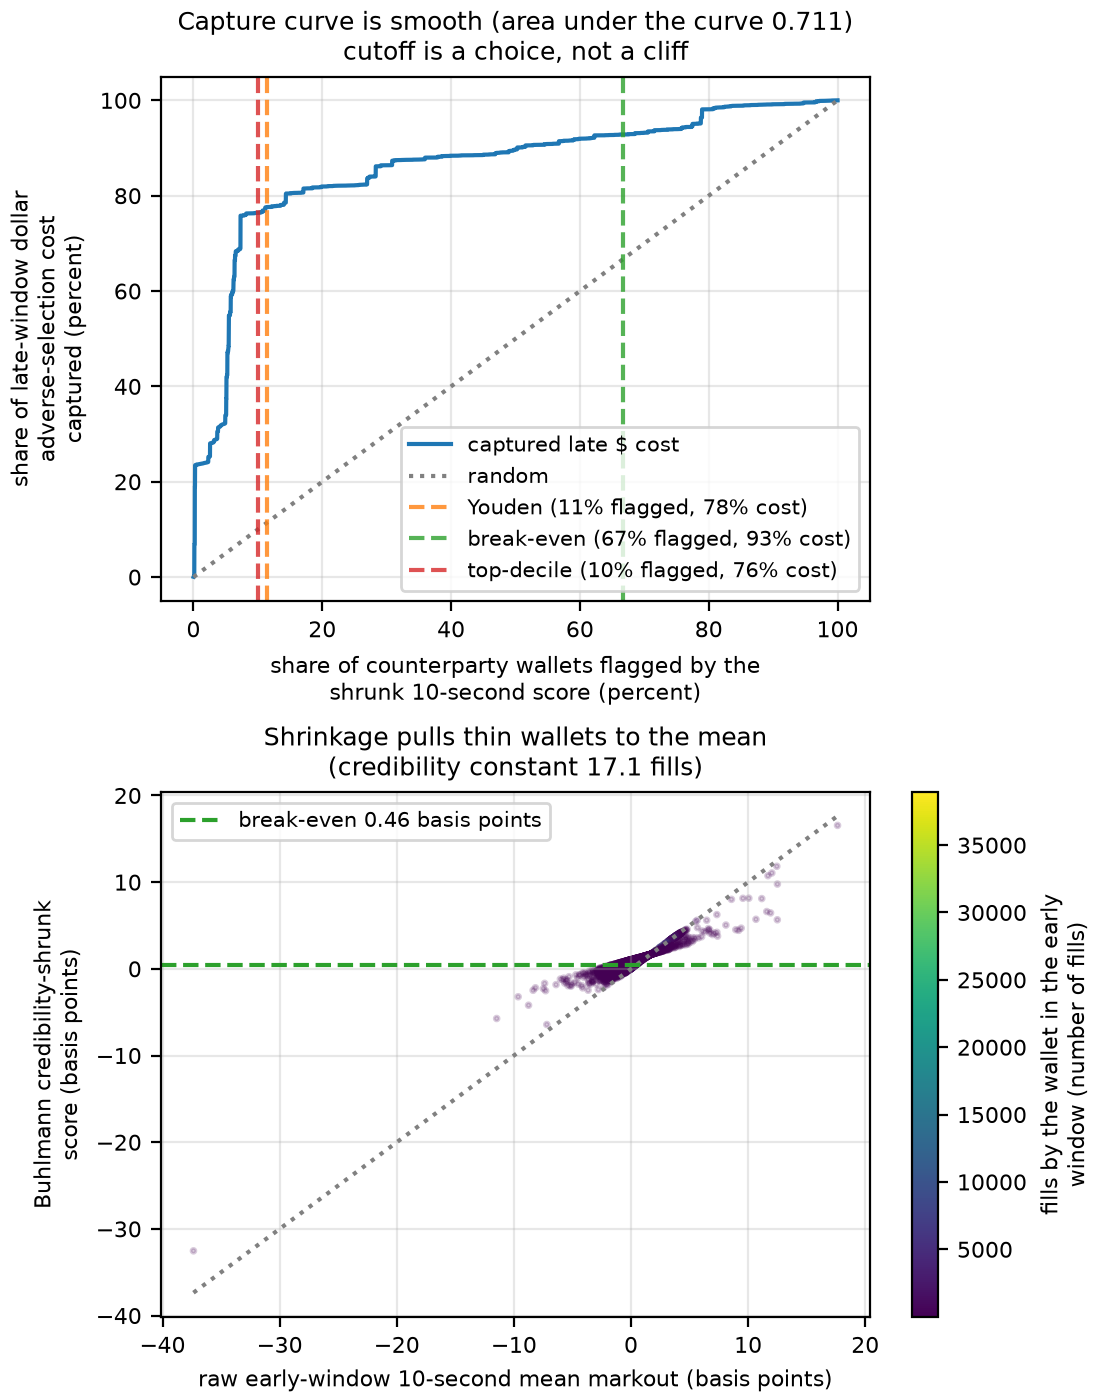

Write the Python code that produced this figure.
#!/usr/bin/env python3
"""
Counterparty adverse selection on Hyperliquid | Author: Dmitry Stakhin | Date: 2026-08-03
References: Hyperliquid Level-4 order-book data, Zenodo 18184441 (Albers et al. 2026).

A hard, principled toxic/not classifier (replaces the flat top-decile cut).

Three ingredients, all at the score horizon settings.py names as the headline one and
read here as headline_mid_col(); the window is never typed in this file:
  1. SHRINKAGE score (Buhlmann credibility): tau* = w_i*mean_i + (1-w_i)*mu,
     w_i = n_i/(n_i+n0), n0 = within-wallet var / between-wallet var (estimated, not tuned).
     Thin wallets are pulled to the population mean so a few lucky fills can't look extreme.
  2. SIGNIFICANCE: per-wallet z = mean_i / SE_i (SE from the wallet's own fill variance). A wallet
     is a toxic CANDIDATE only if its early score is significantly > 0 given its fill count.
  3. THRESHOLD by OUT-OF-SAMPLE VALIDITY: the early shrunk score predicts which wallets are in the
     costliest late-window decile (ROC/AUC, Youden's J cutoff), cross-checked against an ECONOMIC
     break-even cutoff (markout > maker half-spread income + rebate => unprofitable to serve).
     The captured-cost-vs-flagged-fraction curve is reported so the conclusion is not knife-edge.

NO LOOKAHEAD: the score and every threshold are chosen on the EARLY half; the LATE half is the
prediction target only. The halves are cut by settings.split_early_late over the days the input
carries, which on this December window resolves to days 4-8 and 9-13. Placebo (shuffle late
labels) must give AUC ~0.5. The break-even line obeys the same rule since 2026-08-05: the median
spread it is built from is taken over the EARLY half, where it used to be taken over the whole
window, so both sides of that comparison now know the same days. What the Youden cutoff still
carries is a different matter and is declared rather than repaired here: it is the argmax of a
search scored against the late half, and checks/chk_decision_lookahead.py holds the entry.

Liquidation negative-control anchor: forced liquidations are a known non-toxic class, but the
liquidation flag was dropped at npz-persist and is ~0% on BTC/ETH (they concentrate in alts), so that
specificity check is deferred to a targeted re-pull (documented limitation, per the pre-registration).

Inputs (local, de-id): quickwin_markouts_mid.npz.
Outputs: ws2_hard_classifier_results.json, ws2_hard_classifier.png.
"""
import os
import sys

import numpy as np

# artifact.py, settings.py and the other shared modules sit in the
# repository root, one directory up from this group, so the path is built
# from this file's own location and never from the working directory the
# run happens to start in.
_CODE_DIR = os.path.dirname(os.path.dirname(os.path.abspath(__file__)))
if _CODE_DIR not in sys.path:
    sys.path.insert(0, _CODE_DIR)

import artifact
import panel_io as P
import settings as H

HERE = os.path.dirname(os.path.abspath(__file__))
# The two artifacts this file writes, named once. A verification pass re-points these
# and nothing else, which is what lets the module be re-run without copying it.
# Located by panel_io rather than joined here, so the one place that knows where the
# markout panels live is the one place that has to change if they move.
IN_NPZ = os.path.join(P.data_root(), "quickwin_markouts_mid.npz")
OUT_JSON = os.path.join(HERE, "ws2_hard_classifier_results.json")
OUT_PNG = os.path.join(HERE, "ws2_hard_classifier.png")
# The early and late halves are DERIVED from the days the input actually carries, by
# settings.split_early_late, and are never day-of-month sets typed here. The two forms
# agree on this file's input and only on it: quickwin_markouts_mid.npz runs 4 to 13, so
# the rule returns 4-8 and 9-13, the sets this file used to declare. On a window that
# begins on the 6th the typed sets would cut a three-day half against a seven-day one.
# Minimum fills per wallet in EACH half. This is the LOOSEST rung of
# settings.RANK_FLOOR_SENSITIVITY, well below the declared RANK_FLOOR_FILLS of 50, and
# settings.py says plainly what that costs: at a 10-fill floor the measured split-half
# reliability is about 0.33 to 0.39, so most of a disattenuated score is the correction
# rather than the signal. Shrinkage is the answer this file gives to that -- a thin
# wallet is pulled to the population mean instead of being trusted -- but the floor is a
# deviation from the declaration and is recorded as an override, not inherited quietly.
# READ from settings.py and never typed. The declaration returns the same 10 this file
# has always run, so reading it moves no p and no AUC; what it removes is the second home
# the number used to have. The spelling `K` was in no alias list of the settings gate
# until 2026-07-31, so this site had never been counted anywhere.
K = H.wallet_fill_floor("ws2_hard_classifier", "both_halves")
# No seed literal lives here any more. The one random stream this file draws comes from
# settings.MASTER_SEED and the name of what it is drawing for, through settings.rng. This
# file used to declare 20260619, which is not the declared seed, so its p-value could not
# be compared with any other script's: a difference between two p-values would have been
# a difference of seeds as much as of statistics.
# Label-permutation draws, READ from settings.py and never typed. The budget fixes the
# p-value floor at 1/(N+1), and a p reported at the floor says only that no draw beat the
# observed value: the true p is unknown below that point. At the 200 draws this file used
# to declare, the floor was 0.00498 and the single AUC p below sat exactly on it, so the
# artifact reported a bound and not a measurement. settings.N_PERM is computed from the
# level, the family size and the margin rather than chosen, so the floor follows them.
N_PERM = H.N_PERM


def auc_mannwhitney(score, label):
    """AUC = P(score of a positive > score of a negative). Rank-based."""
    order = np.argsort(score, kind="stable")
    ranks = np.empty(score.size); ranks[order] = np.arange(1, score.size + 1)
    # average ties
    s = score[order]; i = 0
    while i < s.size:
        j = i
        while j + 1 < s.size and s[j + 1] == s[i]:
            j += 1
        if j > i:
            ranks[order[i:j + 1]] = (i + 1 + j + 1) / 2.0
        i = j + 1
    n1 = label.sum(); n0 = label.size - n1
    if n1 == 0 or n0 == 0:
        return np.nan
    return float((ranks[label == 1].sum() - n1 * (n1 + 1) / 2) / (n1 * n0))


def main():
    t0 = artifact.start_clock()
    # panel_io names the producer to run when the file is absent, so that message
    # is written once for the whole tree; the load itself stays here because
    # build.py derives this script's input edge from the argument of np.load.
    P.require_present("mid", IN_NPZ)
    z = np.load(IN_NPZ)
    taker = np.asarray(z["taker_id"], np.int64); coin = np.asarray(z["coin"], np.int8)
    day = np.asarray(z["day"], np.int16)
    mo = P.score(z, "mid")                 # headline window and mid lens, settings.py
    notl = np.asarray(z["notional"], np.float64); spread = np.asarray(z["spread_entry_bps"], np.float64)
    n = taker.size
    unit = taker * 4 + coin.astype(np.int64); nu = int(unit.max()) + 1
    early_days, late_days = H.split_early_late(np.unique(day))
    ie = np.isin(day, list(early_days)); il = np.isin(day, list(late_days))

    def wallet_stats(mask):
        fin = mask & np.isfinite(mo)
        cnt = np.bincount(unit[fin], minlength=nu).astype(float)
        s1 = np.bincount(unit[fin], weights=mo[fin], minlength=nu)
        s2 = np.bincount(unit[fin], weights=mo[fin] ** 2, minlength=nu)
        with np.errstate(invalid="ignore", divide="ignore"):
            mean = np.where(cnt > 0, s1 / np.maximum(cnt, 1), np.nan)
            var = np.where(cnt > 1, (s2 - cnt * mean ** 2) / np.maximum(cnt - 1, 1), np.nan)
        # late-window per-dollar cost for the label
        snt = np.bincount(unit[mask], weights=notl[mask], minlength=nu)
        cost = np.where(snt > 0, np.where(np.isfinite(mean), mean, 0) * snt, np.nan)  # $ adverse-selection
        return cnt, mean, var, cost

    e_cnt, e_mean, e_var, _ = wallet_stats(ie)
    l_cnt, l_mean, l_var, l_cost = wallet_stats(il)

    elig = (e_cnt >= K) & (l_cnt >= K) & np.isfinite(e_mean) & np.isfinite(l_mean)
    idx = np.where(elig)[0]
    em = e_mean[idx]; ev = e_var[idx]; ec = e_cnt[idx]
    lm = l_mean[idx]; lc = l_cost[idx]

    # ---- 1. Buhlmann shrinkage on the EARLY score ----
    mu = float(np.average(em, weights=ec))                     # population mean (fill-weighted)
    var_within = float(np.average(ev[np.isfinite(ev)], weights=ec[np.isfinite(ev)]))  # mean sampling var per fill
    var_between = float(np.var(em) - var_within / np.mean(ec))  # between-wallet var (noise-corrected)
    var_between = max(var_between, 1e-9)
    n0 = var_within / var_between                              # credibility constant (estimated)
    w = ec / (ec + n0)
    tau_star = w * em + (1 - w) * mu

    # ---- 2. per-wallet significance (one-sided z that mean>0) ----
    se = np.sqrt(np.where(ec > 0, ev / ec, np.inf))
    zscore = np.where(se > 0, em / se, 0.0)
    n_sig_toxic = int(np.sum(zscore > 1.645))                  # p<0.05 one-sided, raw score>0

    # ---- 3a. threshold by OOS validity: predict costliest late decile ----
    late_cost_pos = np.where(np.isfinite(lc), lc, 0.0)
    lab = (late_cost_pos >= np.quantile(late_cost_pos, 0.90)).astype(int)  # costliest late decile
    auc_shrunk = auc_mannwhitney(tau_star, lab)
    auc_raw = auc_mannwhitney(em, lab)
    # placebo: shuffle labels
    rng = H.rng("ws2", "auc_placebo", K)
    auc_perm = np.array([auc_mannwhitney(tau_star, rng.permutation(lab)) for _ in range(N_PERM)])
    auc_p = float((np.sum(auc_perm >= auc_shrunk) + 1) / (N_PERM + 1))

    # Youden's J cutoff on tau_star
    thr_grid = np.quantile(tau_star, np.linspace(0.5, 0.995, 60))
    best_j, thr_youden = -1, None
    for t in thr_grid:
        pred = tau_star >= t
        tp = np.sum(pred & (lab == 1)); fn = np.sum(~pred & (lab == 1))
        fp = np.sum(pred & (lab == 0)); tn = np.sum(~pred & (lab == 0))
        tpr = tp / max(tp + fn, 1); fpr = fp / max(fp + tn, 1)
        if tpr - fpr > best_j:
            best_j, thr_youden = tpr - fpr, float(t)

    # ---- 3b. economic break-even cutoff: markout > half-spread income + rebate ----
    # THE MEDIAN IS TAKEN ON THE EARLY HALF, THE HALF THE DECISION IS TAKEN ON. It used to
    # be taken over every finite row of the window while the score it is compared with is
    # the early-half shrunk score, so one side of the comparison knew days nine to thirteen
    # and the other did not. A maker standing on day four does not hold a median over ten
    # days, and a line built from one is drawn after the fact.
    #
    # What the repair costs, measured on 2026-08-05 rather than assumed small: the finite
    # spread column has 2,478,215 rows over the window and 1,244,769 in the early half, and
    # their medians are 0.301482 and 0.315075 basis points, so the break-even line moves
    # from 0.4507 to 0.4575, which is 1.51 percent of itself. The DIRECTION is the part that
    # matters. The whole-window line sat BELOW the causal one, so it declared unprofitable a
    # band of wallets whose score falls between the two, and every one of them is a wallet a
    # maker could not have refused on the day the flag fires: 3,708 of the 5,539 eligible
    # units were flagged on the old line against 3,696 on this one.
    half_spread = float(np.median(spread[ie & np.isfinite(spread)]) / 2.0)
    rebate = 0.3
    breakeven_bps = half_spread + rebate
    # flagged as "unprofitable to serve" if the (shrunk) early score exceeds break-even
    n_econ_toxic = int(np.sum(tau_star >= breakeven_bps))

    # ---- capture curve: flagged fraction -> share of late $ cost captured (smoothness) ----
    order = np.argsort(-tau_star)
    lc_pos = np.where(np.isfinite(lc) & (lc > 0), lc, 0.0)[order]
    total_cost = lc_pos.sum()
    cum = np.cumsum(lc_pos) / total_cost if total_cost > 0 else np.zeros_like(lc_pos)
    fracs = np.arange(1, order.size + 1) / order.size
    def capture_at(frac):
        k = max(int(frac * order.size), 1)
        return float(cum[k - 1])
    curve = {f"{int(fr*100)}pct": capture_at(fr) for fr in (0.05, 0.10, 0.20, 0.30, 0.50)}
    frac_youden = float(np.mean(tau_star >= thr_youden))
    frac_econ = float(np.mean(tau_star >= breakeven_bps))

    # What every number in this file was computed under. It used to sit in the payload
    # as a top-level key, which is a third placement of one record; artifact.write is
    # the single place that stamps it.
    settings_used = dict(
        h=H.HEADLINE_HORIZON_S, lens="mid",
        master_seed=H.MASTER_SEED,
        n_perm=N_PERM,
        n_boot=None,
        rank_floor_fills=K,
        persistence_floor_fills=None,
        whale_drop_k=None,
        fdr_alpha=None,
        early_late_split=(
            f"settings.split_early_late over the days present: "
            f"early {list(early_days)}, late {list(late_days)}"),
        p_floor=H.p_floor(N_PERM),
        overrides_note=(
            "rank_floor_fills 10, the loosest rung of settings.RANK_FLOOR_SENSITIVITY "
            "and NOT the declared 50: at ten fills a per-wallet mean is mostly noise, "
            "which is why this file shrinks thin wallets to the population mean rather "
            "than ranking them raw; master_seed is settings.MASTER_SEED and is stated "
            "as a CONFIRMATION rather than a deviation, the placebo stream being "
            "derived from it and the name of the draw through settings.rng, where "
            "this file used to declare 20260619; n_perm is settings.N_PERM and is "
            "likewise stated as a CONFIRMATION "
            "rather than a deviation, so the floor is 1/(N_PERM+1) and not the "
            "0.00498 the earlier 200-draw artifact reported; no bootstrap is drawn, "
            "so n_boot does not apply; there is one "
            "test here, not a family, so no FDR level applies, and no whale-drop arm "
            "runs. The halves are cut by settings.split_early_late over the days "
            "present, which on this input returns the same 4-8 / 9-13 the file "
            "used to type"),
        )

    # What the numbers cover. The unit is the wallet-coin pair, eligible only when it
    # clears the fill floor in BOTH halves, so the population states that and not the
    # row count alone.
    days_present = np.unique(day)
    scope_block = {
        "population": (f"{n:,} fills of the book-mid panel aggregated to wallet-coin "
                       f"units; {idx.size:,} units are eligible, needing at least "
                       f"{K} fills in EACH half with a finite mean in both"),
        "window": (f"{days_present.size} days present in the input, day-of-month "
                   f"{days_present.min()}-{days_present.max()}, split early "
                   f"{list(early_days)} against late {list(late_days)}"),
        "coins": [H.coin_labels("quickwin")[c]
                  for c in sorted(H.coin_labels("quickwin"))],
    }

    results = {
        "score_horizon_s": H.HEADLINE_HORIZON_S,
        "score_column": H.headline_mid_col(),
        "K": K, "n_eligible": int(elig.sum()),
        "shrinkage": {"mu_bps": mu, "var_within": var_within, "var_between": var_between,
                      "n0_credibility": n0, "mean_weight": float(np.mean(w))},
        "significance": {"n_sig_toxic": n_sig_toxic, "frac_sig_toxic": float(n_sig_toxic / idx.size)},
        "oos_validity": {"auc_shrunk": auc_shrunk, "auc_raw_meanscore": auc_raw,
                         "auc_placebo_mean": float(np.mean(auc_perm)), "auc_p": auc_p,
                         "auc_p_floor": H.p_floor(N_PERM),
                         # True means no shuffled-label draw reached the observed AUC, so
                         # the p is the budget's smallest expressible value.
                         "auc_p_is_floor": bool(H.p_is_floored(auc_p, N_PERM)),
                         "youden_threshold_bps": thr_youden, "youden_flag_fraction": frac_youden},
        "economic": {"median_half_spread_bps": half_spread, "rebate_bps": rebate,
                     "breakeven_bps": breakeven_bps, "n_econ_toxic": n_econ_toxic,
                     "econ_flag_fraction": frac_econ},
        "capture_curve_share_of_late_cost": curve,
        "capture_at_youden": capture_at(frac_youden), "capture_at_econ": capture_at(frac_econ),
        "liquidation_anchor": "DEFERRED - flag dropped at npz-persist and ~0% on BTC/ETH; needs targeted re-pull",
        "interpretation": (
            "Toxic/not is now a principled rule, not a flat decile: a Buhlmann-shrunk "
            f"{H.HEADLINE_HORIZON_S}s score "
            "(thin wallets pulled to the mean), a per-wallet significance filter, and a cutoff set by "
            "out-of-sample validity (AUC predicting the costliest late decile) and by economic "
            "break-even (markout above half-spread+rebate = unprofitable to serve). The captured-cost "
            "curve is smooth, so the conclusion does not hinge on an exact percentile.")
    }
    print(f"[ws2] eligible wallets={idx.size}, n0(credibility)={n0:.2f}, mu={mu:.3f}bps, mean w={np.mean(w):.3f}")
    print(f"[ws2] significantly toxic (z>1.645, mean>0): {n_sig_toxic} ({100*n_sig_toxic/idx.size:.1f}%)")
    print(f"[ws2] OOS AUC (shrunk)={auc_shrunk:.3f} raw={auc_raw:.3f} "
          f"placebo={np.mean(auc_perm):.3f} p={auc_p:.5f}"
          + (f"  [FLOOR: no draw of {N_PERM} reached the observed AUC, so this p is the "
             f"budget's smallest value, not a measurement]"
             if H.p_is_floored(auc_p, N_PERM) else ""))
    print(f"[ws2] Youden cutoff={thr_youden:.3f}bps -> flags {100*frac_youden:.1f}% wallets, captures {100*capture_at(frac_youden):.1f}% of late cost")
    print(f"[ws2] economic break-even={breakeven_bps:.2f}bps (half-spread {half_spread:.2f}+rebate {rebate}) -> flags {100*frac_econ:.1f}%, captures {100*capture_at(frac_econ):.1f}%")
    print(f"[ws2] capture curve: " + ", ".join(f"{k}:{100*v:.0f}%" for k, v in curve.items()))

    # The output name and directory still come from the module-level OUT_JSON, so a
    # caller that redirects that constant redirects the whole write, as before.
    artifact.write(os.path.basename(OUT_JSON), results,
                   script=__file__, inputs=[IN_NPZ], scope=scope_block,
                   settings=settings_used, started=t0,
                   out_dir=os.path.dirname(OUT_JSON))
    print(f"[ws2] wrote {os.path.basename(OUT_JSON)}")

    draw(results, OUT_PNG, series={"flagged_fraction": fracs, "captured_share": cum,
                                   "raw_early_mean_bps": em, "shrunk_score_bps": tau_star,
                                   "early_fill_count": ec})


def _pyplot():
    """Return pyplot, or refuse in words and exit non-zero. Never a silent success.

    The refusal is the point. A catch that printed "plot skipped" and returned zero is
    an error that reads as success, which is the direction that travels: on 2026-08-02
    this node wrote a correct results file, could not import matplotlib under the short
    launch form, said so in one line and exited zero, and the figure beside it stayed two
    days old with the pre-fix AUC and threshold drawn on it.
    """
    try:
        import matplotlib
    except ImportError as e:
        raise SystemExit(
            f"[ws2] REFUSED to draw the figure: {e}. This tree is launched with\n"
            "  uv run --no-project --with-requirements requirements.txt python3 <script>\n"
            "and the short --with numpy form resolves no matplotlib at all. Exiting "
            "non-zero on purpose: a figure that was not drawn must not read as a run "
            "that finished.")
    matplotlib.use("Agg")
    import matplotlib.pyplot as plt
    return plt


# The five per-wallet series the figure draws and the results file does NOT carry, named
# here once so the refusal below can name them rather than say "some data is missing".
PLOT_SERIES = ("flagged_fraction", "captured_share",
               "raw_early_mean_bps", "shrunk_score_bps", "early_fill_count")


def draw(results, out_png, series):
    """Draw the two-panel classifier figure. Scalars from `results`, curves from `series`.

    Every scalar the figure prints -- the AUC, both cutoffs, the captured shares, the
    credibility constant, the score window -- is read out of the results payload, so those
    cannot drift from the artifact. The two panels also need five per-wallet series that
    the payload does not carry, and `series` is where a full run hands them over.

    Why they are not written to the artifact, measured rather than assumed: the five run
    to one value per eligible wallet-coin unit, 5539 of them on the December window, and
    JSON-encoding them adds 481,650 bytes to a results file that is 5,123 bytes today.
    The node's own recorded runtime is 2.798 seconds. Paying a ninety-fold growth of a
    results file to save under three seconds of recompute is the wrong trade, so this is
    the one figure of the four with no pure-reader path: its two sisters, ws1_plot.py and
    ws3_plot.py, redraw from their artifacts alone, and this one is drawn where the
    arrays are. What the results file does NOT carry is named in PLOT_SERIES rather than
    left to be discovered, because a figure drawn from a reduced set of series would be a
    different figure wearing this one's file name.
    """
    plt = _pyplot()
    fracs = series["flagged_fraction"]; cum = series["captured_share"]
    em = series["raw_early_mean_bps"]; tau_star = series["shrunk_score_bps"]
    ec = series["early_fill_count"]
    h = results["score_horizon_s"]
    auc_shrunk = results["oos_validity"]["auc_shrunk"]
    frac_youden = results["oos_validity"]["youden_flag_fraction"]
    frac_econ = results["economic"]["econ_flag_fraction"]
    breakeven_bps = results["economic"]["breakeven_bps"]
    n0 = results["shrinkage"]["n0_credibility"]
    cuts = [(frac_youden, "Youden", "C1", results["capture_at_youden"]),
            (frac_econ, "break-even", "C2", results["capture_at_econ"]),
            (0.10, "top-decile", "C3",
             results["capture_curve_share_of_late_cost"]["10pct"])]

    # THE CANVAS IS THE PRINTED SIZE, NOT A SCREEN SIZE SHRUNK ON THE WAY IN. This figure
    # was drawn twelve inches wide and the report placed it at the 105 mm the template
    # calls a sensible width for our column, so everything on it was reduced to 0.34 of
    # itself on the way to the page. Measured off the old image rather than reasoned
    # about: axis labels left at the default ten points arrived at 3.4 and the legend at
    # 2.8, beside body text of eleven, and the drawn box of the left panel, 12.8 by 10.6
    # cm of canvas, arrived at 4.4 by 3.7. Nothing in the drawing was wrong and every
    # scale on it was unreadable, which is a figure failing on legible scales
    # without one wrong number anywhere. So the type sizes below are stated in the points
    # they are meant to be READ at, and the canvas is 5.5 inches wide, which is the width
    # of the template's text block: placed at natural size one drawn point is one printed
    # point, and squeezed to the 105 mm column the axis labels still come out at 6 points
    # and the legend at 5.6.
    FIG_W_IN, FIG_H_IN, FIG_DPI = 5.5, 7.0, 200
    FS_AXIS, FS_TITLE, FS_LEGEND, FS_CBAR = 8, 9, 7.5, 8
    # STACKED RATHER THAN SIDE BY SIDE, and that follows from the width instead of from
    # taste. Two panels sharing 5.5 inches get a column of 6.98 cm each, and the side
    # label with its tick numbers takes 2.03 cm of that on this layout, so under 5 cm of
    # drawn box is left, against the 6 cm the template sets as the smallest side a figure
    # may have. A side-by-side pair at print size fails that rule. One above the other
    # each panel keeps the whole width, and the boxes this file actually draws measure
    # 9.02 by 6.67 cm -- counted off the saved image at its 200 dots per inch, not
    # predicted -- so both sides clear the rule when the report places the figure at its
    # own 5.5 inches. Placed instead at the 105 mm the template calls a sensible column
    # width the panels come back to 6.8 by 5.0 cm and the short side fails again, so the
    # placement that goes with this canvas is natural size and it is not a free choice.
    # THE COLOUR BAR GETS A COLUMN OF THE GRID, NOT A SLICE OF THE PANEL IT BELONGS TO.
    # Asked for the ordinary way it is cut out of the lower panel and out of that panel
    # only, which leaves the two stacked plot boxes ending at different places on the
    # right. Side by side nobody sees that; one above the other it reads as two figures
    # that happened to be filed together. A narrow second column, empty on the upper row,
    # holds both panels to the same width by construction rather than by adjustment.
    # CONSTRAINED LAYOUT AND NOT tight_layout, and the reason is the line above rather
    # than a preference. tight_layout cannot place an axes that holds a colour bar: run
    # with it on 2026-08-08 this figure printed "Axes that are not compatible with
    # tight_layout" and then drew what that means -- the vertical label of the upper
    # panel cut off at the left edge of the sheet, its horizontal label sitting on top
    # of the lower panel's title, and the colour bar's own label cut off at the right.
    # The warning is the useful kind, since it names the defect before the reader sees
    # it; what is not safe is to keep the call and read the warning as noise.
    fig = plt.figure(figsize=(FIG_W_IN, FIG_H_IN), constrained_layout=True)
    gs = fig.add_gridspec(2, 2, width_ratios=[28, 1], wspace=0.06)
    ax1 = fig.add_subplot(gs[0, 0])
    ax2 = fig.add_subplot(gs[1, 0])
    cax = fig.add_subplot(gs[1, 1])
    ax1.plot(fracs * 100, cum * 100, "-", color="C0", label="captured late $ cost")
    ax1.plot([0, 100], [0, 100], ":", color="grey", label="random")
    for frac, name, col, captured in cuts:
        ax1.axvline(frac * 100, ls="--", color=col, alpha=0.8,
                    label=f"{name} ({frac*100:.0f}% flagged, {100*captured:.0f}% cost)")
    # THE UNIT SITS IN PARENTHESES AND NOTHING ELSE DOES. Both labels used to carry
    # "percent" after a comma, and the horizontal one then spent its parentheses on the
    # score the ranking is taken by. The report template asks the opposite: "If including
    # units in the label, present them within parentheses." So the qualifier moves out
    # into the sentence and the unit moves in, which also stops a reader from reading
    # "(by the shrunk 10-second score)" as the scale the axis is counted in.
    # THE LINE BREAKS ARE PART OF THE PRINT SIZE AND CARRY NO WORDS OF THEIR OWN. Every
    # label here says exactly what it said on the twelve-inch canvas. What changed is the
    # box it has to fit inside: 12.8 by 10.6 cm of canvas then, 9.02 by 6.67 now. Set on
    # one line at eight points and measured with the renderer rather than guessed, the
    # side label of this panel runs 9.74 cm along a side 6.67 cm long and the label under
    # it runs 11.04 cm across a box 9.02 cm wide, so both are cut at the edge of the
    # sheet. They are broken where the phrase breaks. The label of the panel below, at
    # 8.06 cm, fits its width and stays on one line, which is why the breaks are not put
    # in everywhere for symmetry. The alternative -- shortening the words -- would pay
    # for the layout with the thing a reader needs most, which is an axis named in
    # words rather than in symbols.
    ax1.set_xlabel(f"share of counterparty wallets flagged by the\n"
                   f"shrunk {h}-second score (percent)", fontsize=FS_AXIS)
    ax1.set_ylabel("share of late-window dollar\nadverse-selection cost\ncaptured (percent)",
                   fontsize=FS_AXIS)
    ax1.tick_params(labelsize=FS_AXIS)
    # WRITTEN OUT. This title carried "AUC" bare, which is an initialism a reader of the
    # report is not given anywhere on the page, and every graph owes its reader a title
    # and legible labels.
    # TWO LINES AND SMALLER TYPE, measured rather than guessed. Spelling the initialism
    # out took this title past the six inches of its panel: drawn on one line at the
    # default size it was clipped at the left edge and its right half sat on top of the
    # title beside it, back when there was a title beside it. A figure whose two titles
    # overlap is worse than one that abbreviates, so the wording that fixes the
    # initialism has to pay for its own width. Stacking the panels removes the collision
    # -- there is no neighbour to the right of this title any more -- and the break stays
    # because the two lines are two statements, the second of which is the reading the
    # panel is drawn to support and not a continuation of the first.
    ax1.set_title(f"Capture curve is smooth (area under the curve {auc_shrunk:.3f})\n"
                  f"cutoff is a choice, not a cliff", fontsize=FS_TITLE)
    ax1.legend(fontsize=FS_LEGEND, loc="lower right"); ax1.grid(alpha=0.3)
    # shrinkage effect: raw vs shrunk score
    sc = ax2.scatter(em, tau_star, s=3, alpha=0.2, c=ec, cmap="viridis")
    ax2.plot([em.min(), em.max()], [em.min(), em.max()], ":", color="grey")
    ax2.axhline(breakeven_bps, color="C2", ls="--",
                label=f"break-even {breakeven_bps:.2f} basis points")
    ax2.set_xlabel(f"raw early-window {h}-second mean markout (basis points)",
                   fontsize=FS_AXIS)
    # Broken for the same reason as the vertical label of the panel above, and with the
    # same words: on one line it measures 6.71 cm along a side that is 6.67 cm long, so
    # it fails by four millimetres rather than by a lot, which is the way a label gets
    # left alone until someone reads the printed page.
    ax2.set_ylabel("Buhlmann credibility-shrunk\nscore (basis points)", fontsize=FS_AXIS)
    ax2.tick_params(labelsize=FS_AXIS)
    # The credibility constant is named in words and given its unit. Drawn as "n0=17.1"
    # it was a symbol standing for a quantity the picture never names, and the number is
    # a count of fills rather than a pure number, which is the part a reader cannot guess.
    ax2.set_title(f"Shrinkage pulls thin wallets to the mean\n"
                  f"(credibility constant {n0:.1f} fills)", fontsize=FS_TITLE)
    # THE THIRD SCALE OF THIS PANEL HAD NO KEY. Fill count is encoded as colour and was
    # named only in the panel title, which tells a reader what the colour means but never
    # what any particular shade is worth: a scale drawn without its own axis. A figure
    # owes its reader axes, labels and scales, and colour is the scale
    # that is easiest to leave unlabelled because it does not look like an axis.
    cb = fig.colorbar(sc, cax=cax)
    # Named with its unit in parentheses like the two drawn axes, because this is the
    # third axis of the panel, and a colour scale is owed the same as a drawn one. What is counted here is fills and not wallets or dollars, and
    # the scale runs to tens of thousands, so the reader who is not told cannot tell.
    # Broken over two lines on the print-size canvas: written along the bar it measures
    # 7.54 cm against the 6.67 the bar is tall, and a key cut off at the edge of the
    # sheet labels nothing.
    cb.set_label("fills by the wallet in the early\nwindow (number of fills)",
                 fontsize=FS_CBAR)
    cb.ax.tick_params(labelsize=FS_AXIS)
    # The points are drawn at one fifth opacity so a dense cloud stays readable. The key
    # must not inherit that: a washed-out colour bar cannot be matched to the points it
    # explains, which would leave the scale labelled and still unusable.
    cb.solids.set_alpha(1.0)
    ax2.legend(fontsize=FS_LEGEND, loc="upper left"); ax2.grid(alpha=0.3)
    # 200 dots per inch, and on a canvas drawn at the printed width that number means on
    # the page what it says here. It did not before: 130 dots on twelve inches is 1560
    # across, and 1560 squeezed into 105 mm is 377 to the printed inch, so the density
    # that reached the reader was a by-product of the reduction rather than a setting.
    # Take the reduction away and the setting has to stand on its own, which is why it
    # is stated beside the canvas it belongs to instead of being left where it was.
    fig.savefig(out_png, dpi=FIG_DPI)
    print(f"[ws2] wrote {os.path.basename(out_png)}")


if __name__ == "__main__":
    # The drawing is NOT wrapped in a catch that returns success. It used to be, and the
    # cost is measured: the short launch form has no matplotlib, so on 2026-08-02 this run
    # printed "plot skipped", exited zero, wrote a fresh results file and left a two-day-old
    # figure standing beside it. A missing figure now leaves a non-zero code.
    #
    # AND THIS FILE TAKES NO COMMAND LINE, which is a decision and not an omission. Its
    # two sister figures were split out into pure readers of their own results files, and
    # this one cannot be: PLOT_SERIES names the five per-wallet series it draws and the
    # results file carries none of them, for the measured reason in draw()'s docstring.
    # A flag that could only ever refuse is worse than no flag, because build.py denies a
    # bare run to every producer that reads its command line, and this node has to keep
    # running bare inside a recompute.
    main()
